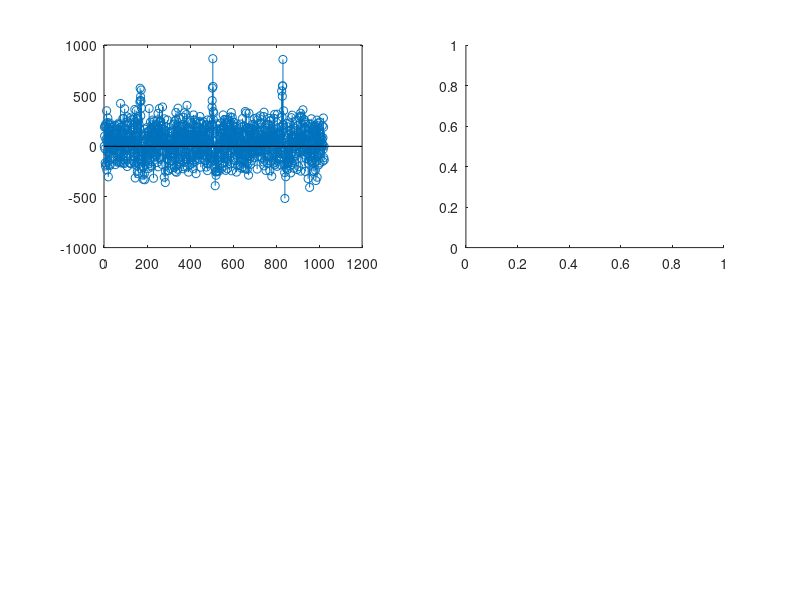

Write the MATLAB code that produced this figure. (Note: this script raises an error after producing the figure.)
if exist("s") == 0
  s = load("data/necg.txt");
end

figure(1); clf;
subplot(2,2,1);
stem(s);

fm = 360;

S = fft(s);
subplot(2,2,2);
plotfft(S, fm, @stem);

fmax = fm/2;
N = length(s);

% filtrar desde 40 Hz hasta 180 Hz

k40 = round(40*N/fm);
k180 = round(180*N/fm);

Sf = S;
Sf(k40:k180) = 0;
Sf(N - (k40:k180)) = 0;

subplot(2,2,4);
plotfft(Sf, fm, @stem);

subplot(2,2,3);
stem(ifft(Sf));